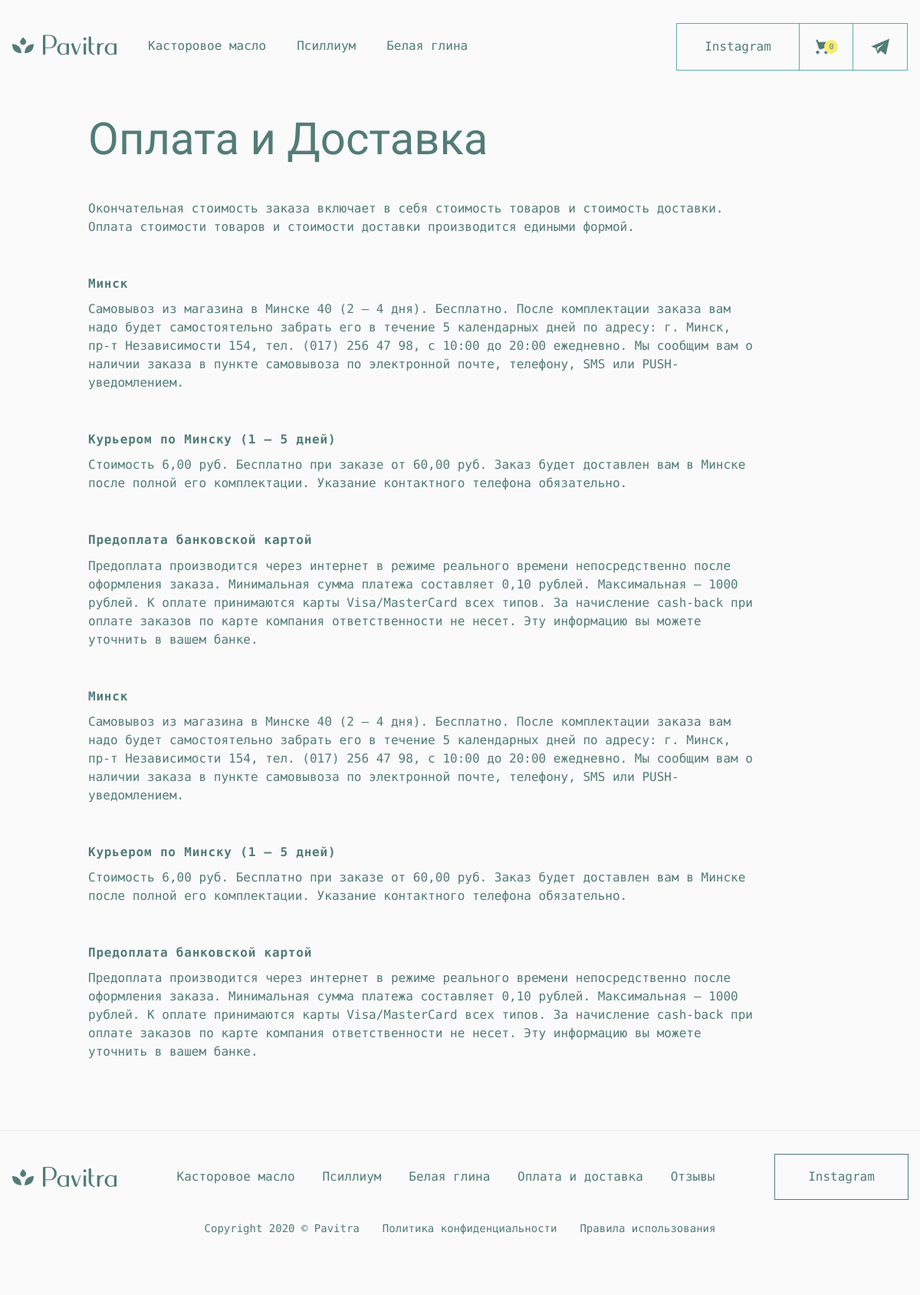
Page /buy-and-delivery on the committed database.
### main.py (models this page shows, shortened)
class Admin_data(db.Model):
    id = db.Column(db.Integer, primary_key=True)
    block_id = db.Column(db.String(255))
    page = db.Column(db.String(255), nullable=False)
    key = db.Column(db.String(255), nullable=False)
    value = db.Column(db.String(255))

### main.py (the view)
@app.route('/buy-and-delivery', methods=['GET'])
def buy_n_delivery():
    if request.method == 'GET':
        products = db.session.query(Product).limit(3).all()
        elems = db.session.query(Admin_data).filter(Admin_data.page=='buy_n_del').all()
        return render_template('buy_n_delivery_page.html', products=products, elems=elems)

### templates/buy_n_delivery_page.html (shortened to what this page needs)
{% extends 'base.html' %}
{% block styles %}
<link rel="stylesheet" href="{{ url_for('static', filename='css/buy_and_delivery.css') }}">
{% endblock %}
{% block header %}
{% include 'nav.html' %}
{% endblock %}
{% block main %}
<main>
    <div class="pay_n_delivery">
        <div class="container">
            <div class="pay_n_delivery__wrap">
                <h2 class="pay_n_delivery__title philosopher">
                    Оплата и Доставка
                </h2>
                <div class="pay_n_delivery__subtitle">
                    Окончательная стоимость заказа включает в себя стоимость
                    товаров и стоимость доставки. Оплата стоимости товаров и
                    стоимости доставки производится едиными формой.
                </div>
                {% for elem in elems %}
                    <div class="pay_n_delivery__block">
                        <div>{{ elem.key }}</div>
                        {{ elem.value }}
                    </div>
                {% endfor %}
            </div>
        </div>
    </div>
</main>
{% endblock %}

### static/css/buy_and_delivery.css (style rules this page uses)
* { -webkit-box-sizing: border-box; box-sizing: border-box; }
body { background-color: #FAFAFA; color: #527C77; position: relative; min-height: 100vh; }
body, header, footer, button { font-size: 16px; margin: 0; line-height: 150%; font-family: "PT Mono", monospace; }
.container { max-width: 1200px; padding: 0 15px; width: 100%; position: relative; margin: 0 auto; }
.philosopher { font-family: "Philosopher", sans-serif; }
h1, h2, h3, h4, h5, h6, blockquote { font-family: "Philosopher", sans-serif; line-height: 100%; margin: 0; }
h1, h2, h3, h4, h5, h6 { font-weight: normal; }
h2 { font-size: 58px; }
.pay_n_delivery { width: 100%; margin: 0 auto; }
.pay_n_delivery__wrap { width: 100%; margin: 0 auto; padding: 0 200px 0 100px; }
.pay_n_delivery__title { margin-bottom: 50px; padding-top: 30px; line-height: 100%; }
.pay_n_delivery__block { margin-top: 50px; }
.pay_n_delivery__block:last-child { padding-bottom: 90px; }
.pay_n_delivery__block div { font-weight: 700; line-height: 145%; letter-spacing: 0.05em; display: block; margin-bottom: 10px; }

### rows in the picture
Admin_data: key "Минск", value "Самовывоз из магазина в Минске 40 (2 — 4 дня). Бесплатно. После комплектации заказа вам надо будет самостоятельно забрать его в течение 5 календарных дней по адресу: г. Минск, пр-т Независимости 154, тел. (017) 256 47 98, с 10:00 до 20:00 ежедневно. Мы сообщим вам о наличии заказа в пункте самовывоза по электронной почте, телефону, SMS или PUSH-уведомлением."
Admin_data: key "Курьером по Минску (1 — 5 дней)", value "Стоимость 6,00 руб. Бесплатно при заказе от 60,00 руб. Заказ будет доставлен вам в Минске после полной его комплектации. Указание контактного телефона обязательно."
Admin_data: key "Предоплата банковской картой", value "Предоплата производится через интернет в режиме реального времени непосредственно после оформления заказа. Минимальная сумма платежа составляет 0,10 рублей. Максимальная — 1000 рублей. К оплате принимаются карты Visa/MasterCard всех типов. За начисление сash-back при оплате заказов по карте компания ответственности не несет. Эту информацию вы можете уточнить в вашем банке."
Admin_data: key "Минск", value "Самовывоз из магазина в Минске 40 (2 — 4 дня). Бесплатно. После комплектации заказа вам надо будет самостоятельно забрать его в течение 5 календарных дней по адресу: г. Минск, пр-т Независимости 154, тел. (017) 256 47 98, с 10:00 до 20:00 ежедневно. Мы сообщим вам о наличии заказа в пункте самовывоза по электронной почте, телефону, SMS или PUSH-уведомлением."
Admin_data: key "Курьером по Минску (1 — 5 дней)", value "Стоимость 6,00 руб. Бесплатно при заказе от 60,00 руб. Заказ будет доставлен вам в Минске после полной его комплектации. Указание контактного телефона обязательно."
Admin_data: key "Предоплата банковской картой", value "Предоплата производится через интернет в режиме реального времени непосредственно после оформления заказа. Минимальная сумма платежа составляет 0,10 рублей. Максимальная — 1000 рублей. К оплате принимаются карты Visa/MasterCard всех типов. За начисление сash-back при оплате заказов по карте компания ответственности не несет. Эту информацию вы можете уточнить в вашем банке."
